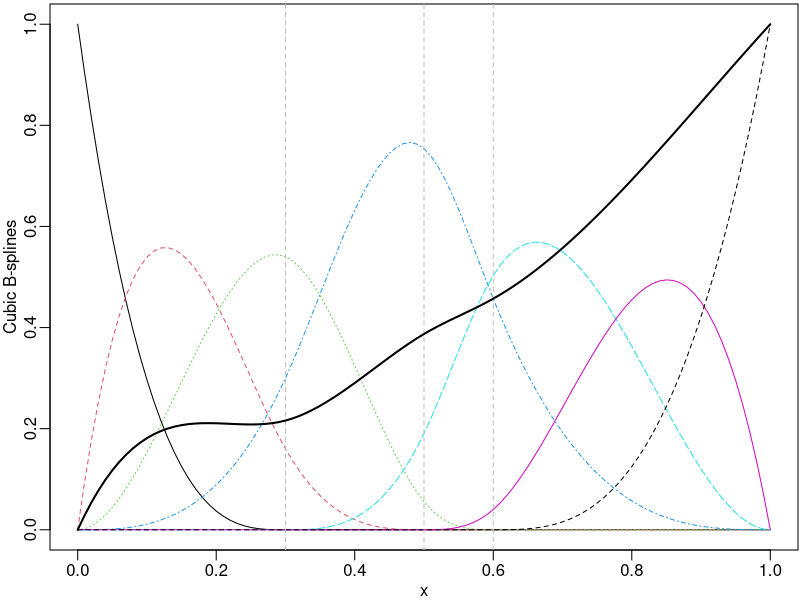

This chart was generated by the following R code: (Note: this script raises an error after producing the figure.)
library(splines2)

x <- seq.int(0, 1, 0.01)
knots <- c(0.3, 0.5, 0.6)

## quadratic B-splines
bsMat <- bSpline(x, knots = knots, degree = 3, intercept = TRUE)
Jn <- length(knots) + 3 + 1

op <- par(mar = c(2.5, 2.5, 0.2, 0.1), mgp = c(1.5, 0.5, 0))
matplot(x, bsMat, type = "l", ylab = "Cubic B-splines")
abline(v = knots, lty = 2, col = "gray")
y <- bsMat %*% seq(0,1,length=Jn)
y <- bsMat %*% c(0,.3,.5,.6,.7,.8,1)
y <- bsMat %*% c(0,.3,.1,.38,.5,.8,1)
lines(x,y,lwd=2)

d1Mat <- deriv(bSpline(c(0,knots,1), knots = knots, degree = 3, intercept = TRUE))
d1Mat %*% c(0,.3,.1,.4,.5,.8,1)

deriv(bsMat) %*% c(0,0,.3,.1,.5,.35,.8,1)
